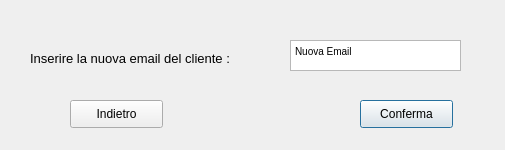
<?xml version="1.0" encoding="UTF-8"?>
<ui version="4.0">
 <class>Dialog</class>
 <widget class="QDialog" name="Dialog">
  <property name="geometry">
   <rect>
    <x>0</x>
    <y>0</y>
    <width>505</width>
    <height>150</height>
   </rect>
  </property>
  <property name="windowTitle">
   <string>Gestione Abbonamenti</string>
  </property>
  <widget class="QLabel" name="label">
   <property name="geometry">
    <rect>
     <x>30</x>
     <y>50</y>
     <width>381</width>
     <height>16</height>
    </rect>
   </property>
   <property name="font">
    <font>
     <pointsize>10</pointsize>
    </font>
   </property>
   <property name="text">
    <string>Inserire la nuova email del cliente :</string>
   </property>
  </widget>
  <widget class="QTextBrowser" name="textBrowser">
   <property name="geometry">
    <rect>
     <x>290</x>
     <y>40</y>
     <width>171</width>
     <height>31</height>
    </rect>
   </property>
   <property name="html">
    <string>&lt;!DOCTYPE HTML PUBLIC &quot;-//W3C//DTD HTML 4.0//EN&quot; &quot;http://www.w3.org/TR/REC-html40/strict.dtd&quot;&gt;
&lt;html&gt;&lt;head&gt;&lt;meta name=&quot;qrichtext&quot; content=&quot;1&quot; /&gt;&lt;style type=&quot;text/css&quot;&gt;
p, li { white-space: pre-wrap; }
&lt;/style&gt;&lt;/head&gt;&lt;body style=&quot; font-family:'MS Shell Dlg 2'; font-size:7.8pt; font-weight:400; font-style:normal;&quot;&gt;
&lt;p style=&quot; margin-top:0px; margin-bottom:0px; margin-left:0px; margin-right:0px; -qt-block-indent:0; text-indent:0px;&quot;&gt;Nuova Email&lt;/p&gt;&lt;/body&gt;&lt;/html&gt;</string>
   </property>
  </widget>
  <widget class="QPushButton" name="pushButton">
   <property name="geometry">
    <rect>
     <x>360</x>
     <y>100</y>
     <width>93</width>
     <height>28</height>
    </rect>
   </property>
   <property name="text">
    <string>Conferma</string>
   </property>
  </widget>
  <widget class="QPushButton" name="pushButton_2">
   <property name="geometry">
    <rect>
     <x>70</x>
     <y>100</y>
     <width>93</width>
     <height>28</height>
    </rect>
   </property>
   <property name="text">
    <string>Indietro</string>
   </property>
  </widget>
 </widget>
 <resources/>
 <connections/>
</ui>
